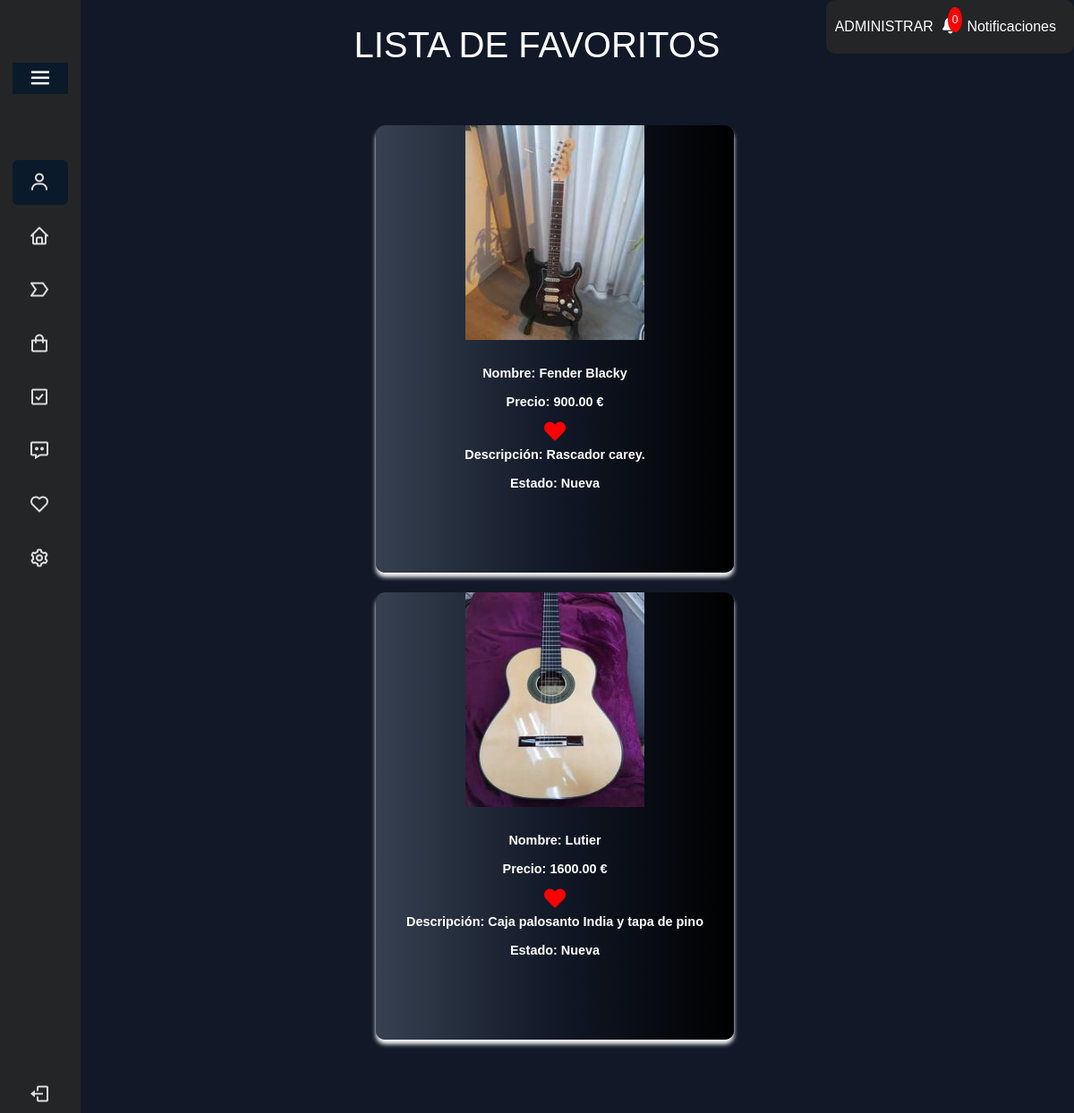
The app's page /index.php?controlador=usuarios&action=userFavoritos (signed in) with its own data.
### tables this page shows
CREATE TABLE `usuarios` (
  `id_usuario` int(11) NOT NULL,
  `nombre` varchar(50) NOT NULL,
  `email` varchar(50) NOT NULL,
  `pass` varchar(255) NOT NULL,
  `direccion` varchar(100) NOT NULL,
  `telefono` varchar(20) NOT NULL,
  `fecha_creacion` timestamp NOT NULL DEFAULT current_timestamp(),
  `admin` int(1) NOT NULL DEFAULT 0
);

CREATE TABLE `instrumentos` (
  `id_instrumento` int(11) NOT NULL,
  `id_categoria` int(11) NOT NULL,
  `id_usuario` int(11) NOT NULL,
  `nombre_instrumento` varchar(50) NOT NULL,
  `marca_instrumento` varchar(50) DEFAULT NULL,
  `modelo_instrumento` varchar(50) DEFAULT NULL,
  `descripcion_instrumento` varchar(200) DEFAULT NULL,
  `estado_instrumento` varchar(50) DEFAULT NULL,
  `precio_instrumento` decimal(10,2) NOT NULL,
  `imagenes_instrumento` varchar(200) DEFAULT NULL,
  `fecha_publicacion_instrumento` timestamp NOT NULL DEFAULT current_timestamp(),
  `disponible` enum('0','1') NOT NULL DEFAULT '0'
);

### modelo/conectar.php (called while the page is built)
<?php
class Conectar {
    public static function conexion() {
        try {
            $conexion = new mysqli( '127.0.0.1:3307', 'root', '', 'guitarralandia' );
        } catch( Exception $e ) {
            die( 'Error: '.$e -> getMessage() );
        }
        return $conexion;
    }
}
?>

### modelo/productos_modelo.php (called while the page is built, shortened)
<?php
class Productos_modelo {
    private $db;
    private $datos_prod;
    public function __construct() {
        require_once( 'modelo/conectar.php' );
        $this->db = Conectar::conexion();
    }
    public function get_datos_prod($id_prod) {
        $sql = "SELECT i.*, u.nombre
        FROM instrumentos AS i
        JOIN usuarios AS u ON i.id_usuario = u.id_usuario
        WHERE i.id_instrumento = '$id_prod'
        ";
        $consulta = $this->db->query( $sql );
        while ( $registro = $consulta->fetch_assoc() ) {
            $this->datos_prod[] = $registro;
        }
        return $this->datos_prod;
    }
}
class Favoritos_modelo {
    private $conexion;
    public function __construct() {
        require_once( 'modelo/conectar.php' );
        $this->conexion = Conectar::conexion();
    }
    public function favoritos_usuario($id_usuario) {
        $query = "SELECT id_instrumento FROM favoritos WHERE id_usuario = ?";
        $stmt = $this->conexion->prepare($query);
        $stmt->bind_param('i', $id_usuario);
        $stmt->execute();
        $result = $stmt->get_result();
        $instrumentos = array();
        while ($row = $result->fetch_assoc()) {
            $instrumentos[] = $row['id_instrumento'];
        }
        return $instrumentos;
    }
}
?>

### vista/usuarios_vista.php (the view, shortened to what this page needs)
<?php
if (isset($_SESSION['user'])) {
    include 'menu_vista.php';
?>
    <main>
        <?php
        if (isset($array_productosFavoritos)) {
            echo '<h1 class="title">LISTA DE FAVORITOS</h1>';
            if (!empty($array_productosFavoritos)) {
                if (!empty($array_productosFavoritos)) {
                    echo '<div class="container__venta">';
                    foreach ($array_productosFavoritos as $value) {
                        if (is_array($value)) {
                            echo '<div class="card__venta__favoritos">';
                            $imagenesArray = json_decode($value['imagenes_instrumento']);
                            if (is_array($imagenesArray)) {
                                echo '<img src="img/' . $imagenesArray[0] . '" alt="' . $imagenesArray[0] . '" />';
                            } else {
                                echo '<img src="img/' . $value['imagenes_instrumento'] . '" alt="' . $value['imagenes_instrumento'] . '" />';
                            }
                            echo '<div class="info-producto">';
                            echo '<h2>Nombre: ' . $value['nombre_instrumento'] . '</h2>';
                            echo '<h2>Precio: ' . $value['precio_instrumento'] . ' €</h2>';
                            echo '<a href="#" onclick="addFavorite(' . $value['id_instrumento'] . '); return false;"><i id="heart_' . $value['id_instrumento'] . '" class="fas fa-heart favorite-btn text-danger"></i></a>';
                            echo '<h3>Descripción: ' . $value['descripcion_instrumento'] . '</h3>';
                            echo '<h3>Estado: ' . $value['estado_instrumento'] . '</h3>';
                            echo '</div>';
                            echo '</div>';
                        }
                    }
                    echo '</div>';
                }
            } else {
                echo '<h2 class="title">NO HAY PRODUCTOS FAVORITOS</h2>';
            }
        }
        ?>
    </main>
    </div>
<?php
}
?>

### css/style.css (style rules this page uses)
body { background: rgb(17, 24, 39); font-family: "Ubuntu", sans-serif; font-size: 16px; line-height: 1.5; height: 100%; }
main { padding: 20px 10%; }
:root { --body-color: #9b27b00d; --sidebar-color: #ffffff; --primary-color: #9c27b0; --primary-color-light: #9b27b00d; --toggle-color: #dddddd; --text-color: #707070; --tran-03: all 0.2s ease; --tran-04: all 0.3s ease; --tran-05: all 0.4s ease; }
.info-producto { margin-top: 20px; }
.info-producto h2 { font-size: 24px; font-weight: bold; margin-bottom: 10px; color: #FFFFFF; }
.info-producto h3 { font-size: 18px; margin-bottom: 10px; color: #FFFFFF; }
.info-producto a { text-decoration: none; color: #333; }
.title { text-align: center; font-size: 40px; color: #FFFFFF; font-weight: 100; }
.container__venta { width: 100%; max-width: 1400px; height: auto; display: flex; flex-wrap: wrap; justify-content: center; margin: auto; margin-top: 50px; margin-bottom: 50px; margin-left: 20px; }
.container__venta .card__venta__favoritos { width: 330px; height: 500px; box-shadow: 0 5px 5px rgba(255, 255, 255, 1); text-align: center; transition: all 0.25s; -webkit-transition: all 0.25s; -moz-transition: all 0.25s; -ms-transition: all 0.25s; -o-transition: all 0.25s; margin: 12px; margin-top: 10px; border-radius: 10px; background: linear-gradient(to right, rgb(55, 65, 81), rgb(17, 24, 39), rgb(0, 0, 0)); -webkit-border-radius: 10px; -moz-border-radius: 10px; -ms-border-radius: 10px; -o-border-radius: 10px; }
.container__venta .card__venta__favoritos img { width: 230px; height: 280px; }
.container__venta .card__venta__favoritos h2 { font-size: 1em; font-weight: 600; color: #FFFFFF; }
.container__venta .card__venta__favoritos h3 { font-size: 1em; font-weight: 600; color: #FFFFFF; }
@media screen and (max-width: 1200px) { .container__venta, .container__venta__pf { flex-direction: column; align-items: center; } }
@media screen and (max-width: 1200px) { .container__venta .card__venta__vendidos, .container__venta .card__venta__favoritos, .container__venta .card__favoritos { width: 80%; max-width: 400px; } }
@media screen and (max-width: 1200px) { .container__venta .card__venta__vendidos img, .container__venta .card__venta__favoritos img, .container__venta .card__favoritos img { width: 200px; height: 240px; } }
@media screen and (max-width: 1200px) { .container__venta .card__venta__vendidos h2, .container__venta .card__venta__favoritos h2, .container__venta .card__favoritos h2 { font-size: 0.9em; } }
@media screen and (max-width: 1200px) { .container__venta .card__venta__vendidos h3, .container__venta .card__venta__favoritos h3 { font-size: 0.9em; } }
.favorite-btn { color: red; background: transparent; border: none; font-size: 1.5rem; cursor: pointer; }

### records on screen
instrumentos: imagenes_instrumento (picture), nombre_instrumento "Fender Blacky", precio_instrumento "900.00", descripcion_instrumento "Rascador carey.", estado_instrumento "Nueva"
instrumentos: imagenes_instrumento (picture), nombre_instrumento "Lutier", precio_instrumento "1600.00", descripcion_instrumento "Caja palosanto India y tapa de pino", estado_instrumento "Nueva"
